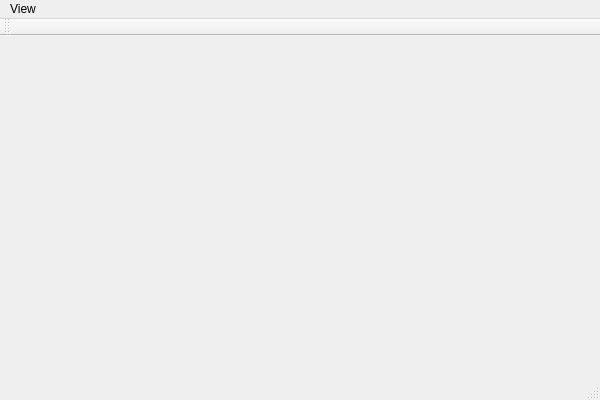
<?xml version="1.0" encoding="UTF-8"?>
<ui version="4.0">
 <class>hfshowClass</class>
 <widget class="QMainWindow" name="hfshowClass">
  <property name="geometry">
   <rect>
    <x>0</x>
    <y>0</y>
    <width>600</width>
    <height>400</height>
   </rect>
  </property>
  <property name="windowTitle">
   <string>hfshow</string>
  </property>
  <widget class="QWidget" name="centralWidget"/>
  <widget class="QMenuBar" name="menuBar">
   <property name="geometry">
    <rect>
     <x>0</x>
     <y>0</y>
     <width>600</width>
     <height>21</height>
    </rect>
   </property>
   <widget class="QMenu" name="menuView">
    <property name="title">
     <string>View</string>
    </property>
    <addaction name="actionZoomin"/>
    <addaction name="actionZoomout"/>
    <addaction name="actionWhole"/>
   </widget>
   <addaction name="menuView"/>
  </widget>
  <widget class="QToolBar" name="mainToolBar">
   <attribute name="toolBarArea">
    <enum>TopToolBarArea</enum>
   </attribute>
   <attribute name="toolBarBreak">
    <bool>false</bool>
   </attribute>
  </widget>
  <widget class="QStatusBar" name="statusBar"/>
  <action name="actionExit">
   <property name="text">
    <string>Exit</string>
   </property>
  </action>
  <action name="actionZoomin">
   <property name="text">
    <string>Zoom in</string>
   </property>
   <property name="shortcut">
    <string>=</string>
   </property>
  </action>
  <action name="actionZoomout">
   <property name="text">
    <string>Zoom out</string>
   </property>
   <property name="shortcut">
    <string>-</string>
   </property>
  </action>
  <action name="actionWhole">
   <property name="text">
    <string>Whole</string>
   </property>
   <property name="shortcut">
    <string>0</string>
   </property>
  </action>
 </widget>
 <layoutdefault spacing="6" margin="11"/>
 <resources>
  <include location="hfshow.qrc"/>
 </resources>
 <connections>
  <connection>
   <sender>actionExit</sender>
   <signal>triggered()</signal>
   <receiver>hfshowClass</receiver>
   <slot>close()</slot>
   <hints>
    <hint type="sourcelabel">
     <x>-1</x>
     <y>-1</y>
    </hint>
    <hint type="destinationlabel">
     <x>299</x>
     <y>199</y>
    </hint>
   </hints>
  </connection>
 </connections>
</ui>
